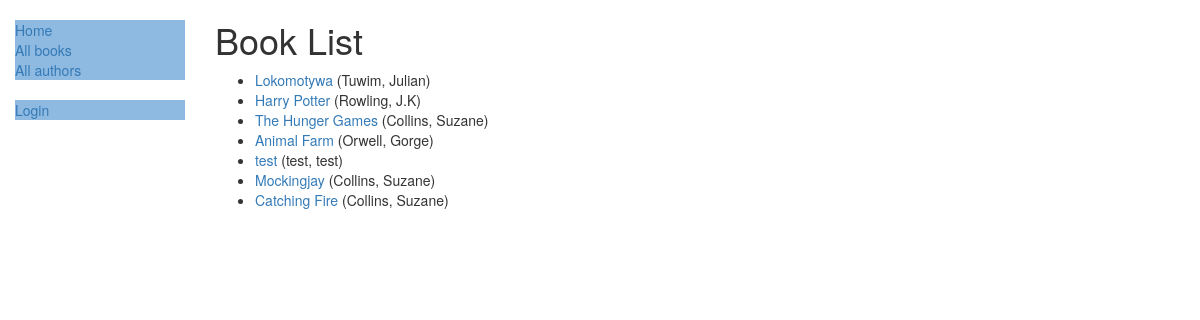
/catalog/books/, run on the app's committed database.
### catalog/models.py (models this page shows, shortened)
class Book(models.Model):
    title = models.CharField(max_length=200)
    author = models.ForeignKey('Author', on_delete=models.SET_NULL, null=True)
    summary = models.TextField(max_length=1000, help_text="Enter a brief description of the book")
    isbn = models.CharField('ISBN', max_length=13, help_text='13 Character <a href="https://www.isbn-international.org/content/what-isbn">ISBN number</a>')
    genre = models.ManyToManyField(Genre, help_text="Select a genre for this book")
    language = models.ForeignKey('Language', on_delete=models.SET_NULL, null=True)
    def display_genre(self):
        """Tworzy ciąg dla gatunku. Jest to wymagane do wyświetlania gatunku w Admin."""
        return ', '.join([genre.name for genre in self.genre.all()[:3]])
    display_genre.short_description = 'Genre'
    def get_absolute_url(self):
        return reverse('book-detail', args=[str(self.id)])

class Author(models.Model):
    first_name = models.CharField(max_length=100)
    last_name = models.CharField(max_length=100)
    date_of_birth = models.DateField(null=True, blank=True)
    date_of_death = models.DateField('died', null=True, blank=True)
    class Meta:
        ordering = ['last_name', 'first_name']
    def __str__(self):
        return '{0}, {1}'.format(self.last_name, self.first_name)

### catalog/views.py (the view)
# urls.py: path('books/', views.BookListView.as_view(), name='books'),
class BookListView(generic.ListView):
    model = Book
    paginate_by = 10

### catalog/templates/catalog/book_list.html
{% extends "base_generic.html" %}
{% block content %}
    <h1>Book List</h1>
    {% if book_list %}
    <ul>
      {% for book in book_list %}
      <li>
        <a href="{{ book.get_absolute_url }}" >{{ book.title }}</a> ({{book.author}})
      </li>
      {% endfor %}
    </ul>
    {% else %}
      <p>There are no books in the library.</p>
    {% endif %}
{% endblock %}

### catalog/templates/base_generic.html (shortened to what this page needs)
<!DOCTYPE html>
<html lang="en">
<head>
  <link rel="stylesheet" href="https://maxcdn.bootstrapcdn.com/bootstrap/3.3.7/css/bootstrap.min.css">
  {% load static %}
  <link rel="stylesheet" href="{% static 'css/styles.css' %}">
</head>
<body>
<div class="container-fluid">
<div class="row">
  <div class="col-sm-2">
  {% block sidebar %}
  <ul class="sidebar-nav">
    <li><a href="{% url 'index' %}">Home</a></li>
    <li><a href="{% url 'books' %}">All books</a></li>
    <li><a href="{% url 'authors' %}">All authors</a></li>
  </ul>
  <ul class="sidebar-nav">
   {% if user.is_authenticated %}
     <li>User: {{ user.get_username }}</li>
     <li><a href="{% url 'my-borrowed' %}">My Borrowed</a></li>
     <li><a href="{% url 'logout'%}?next={{request.path}}">Logout</a></li>
   {% else %}
     <li><a href="{% url 'login'%}?next={{request.path}}">Login</a></li>
   {% endif %}
  </ul>
{% endblock %}
  </div>
  <div class="col-sm-10 ">
  {% block content %}{% endblock %}
  </div>
</div>
</div>
</body>
</html>

### catalog/static/css/styles.css (style rules this page uses)
.sidebar-nav { margin-top: 20px; margin-left:20; padding: 0; list-style: none; font-size:50dp; }
.sidebar-nav { background-color:#8eb9e0; font-size:100dp; color:white; }

### data on the page
Book: title "Lokomotywa", author "Tuwim, Julian"
Book: title "Harry Potter", author "Rowling, J.K"
Book: title "The Hunger Games", author "Collins, Suzane"
Book: title "Animal Farm", author "Orwell, Gorge"
Book: title "test", author "test, test"
Book: title "Mockingjay", author "Collins, Suzane"
Book: title "Catching Fire", author "Collins, Suzane"
